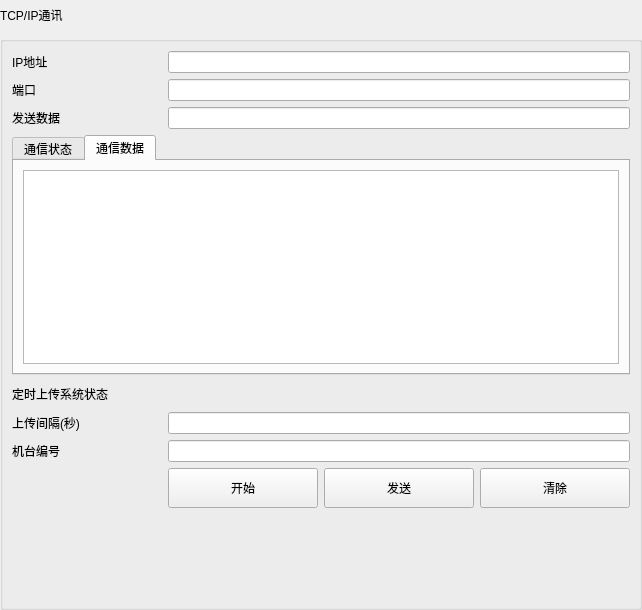
        <widget class="QWidget" name="page_TCP">
         <layout class="QVBoxLayout" name="verticalLayout_13">
          <property name="leftMargin">
           <number>0</number>
          </property>
          <property name="topMargin">
           <number>0</number>
          </property>
          <property name="rightMargin">
           <number>0</number>
          </property>
          <property name="bottomMargin">
           <number>0</number>
          </property>
          <item>
           <layout class="QHBoxLayout" name="horizontalLayout_20">
            <item>
             <widget class="QLabel" name="label_467">
              <property name="minimumSize">
               <size>
                <width>0</width>
                <height>30</height>
               </size>
              </property>
              <property name="maximumSize">
               <size>
                <width>16777215</width>
                <height>30</height>
               </size>
              </property>
              <property name="text">
               <string>TCP/IP通讯</string>
              </property>
             </widget>
            </item>
            <item>
             <spacer name="horizontalSpacer_22">
              <property name="orientation">
               <enum>Qt::Horizontal</enum>
              </property>
              <property name="sizeHint" stdset="0">
               <size>
                <width>40</width>
                <height>20</height>
               </size>
              </property>
             </spacer>
            </item>
           </layout>
          </item>
          <item>
           <widget class="QGroupBox" name="groupBox_TCP">
            <property name="title">
             <string/>
            </property>
            <layout class="QGridLayout" name="gridLayout_59">
             <item row="4" column="1">
              <widget class="CSwitchWidget" name="widget_TCP_TCPFlag" native="true">
               <property name="minimumSize">
                <size>
                 <width>100</width>
                 <height>25</height>
                </size>
               </property>
               <property name="maximumSize">
                <size>
                 <width>100</width>
                 <height>25</height>
                </size>
               </property>
              </widget>
             </item>
             <item row="2" column="1" colspan="3">
              <widget class="QLineEdit" name="lineEdit_TCP_Command"/>
             </item>
             <item row="3" column="0" colspan="4">
              <widget class="QTabWidget" name="tabWidget_TCP_Communication">
               <property name="currentIndex">
                <number>1</number>
               </property>
               <widget class="QWidget" name="tab_10">
                <attribute name="title">
                 <string>通信状态</string>
                </attribute>
                <layout class="QVBoxLayout" name="verticalLayout_14">
                 <item>
                  <widget class="QListWidget" name="listWidget_TCP_CommunicationState"/>
                 </item>
                </layout>
               </widget>
               <widget class="QWidget" name="tab_11">
                <attribute name="title">
                 <string>通信数据</string>
                </attribute>
                <layout class="QVBoxLayout" name="verticalLayout_15">
                 <item>
                  <widget class="QListWidget" name="listWidget_TCP_CommunicationData"/>
                 </item>
                </layout>
               </widget>
              </widget>
             </item>
             <item row="1" column="0">
              <widget class="QLabel" name="label_469">
               <property name="text">
                <string>端口</string>
               </property>
              </widget>
             </item>
             <item row="1" column="1" colspan="3">
              <widget class="QLineEdit" name="lineEdit_TCP_Port"/>
             </item>
             <item row="2" column="0">
              <widget class="QLabel" name="label_470">
               <property name="text">
                <string>发送数据</string>
               </property>
              </widget>
             </item>
             <item row="6" column="0">
              <widget class="QLabel" name="label_476">
               <property name="text">
                <string>机台编号</string>
               </property>
              </widget>
             </item>
             <item row="0" column="1" colspan="3">
              <widget class="QLineEdit" name="lineEdit_TCP_IP"/>
             </item>
             <item row="0" column="0">
              <widget class="QLabel" name="label_468">
               <property name="minimumSize">
                <size>
                 <width>150</width>
                 <height>0</height>
                </size>
               </property>
               <property name="maximumSize">
                <size>
                 <width>150</width>
                 <height>16777215</height>
                </size>
               </property>
               <property name="text">
                <string>IP地址</string>
               </property>
              </widget>
             </item>
             <item row="5" column="0">
              <widget class="QLabel" name="label_475">
               <property name="text">
                <string>上传间隔(秒)</string>
               </property>
              </widget>
             </item>
             <item row="5" column="1" colspan="3">
              <widget class="QLineEdit" name="lineEdit_TCP_UploadInterval"/>
             </item>
             <item row="4" column="0">
              <widget class="QLabel" name="label_474">
               <property name="text">
                <string>定时上传系统状态</string>
               </property>
              </widget>
             </item>
             <item row="6" column="1" colspan="3">
              <widget class="QLineEdit" name="lineEdit_TCP_MachineName"/>
             </item>
             <item row="11" column="1">
              <spacer name="verticalSpacer_13">
               <property name="orientation">
                <enum>Qt::Vertical</enum>
               </property>
               <property name="sizeHint" stdset="0">
                <size>
                 <width>147</width>
                 <height>90</height>
                </size>
               </property>
              </spacer>
             </item>
             <item row="7" column="3">
              <widget class="QPushButton" name="pushButton_TCP_Clear">
               <property name="minimumSize">
                <size>
                 <width>150</width>
                 <height>40</height>
                </size>
               </property>
               <property name="focusPolicy">
                <enum>Qt::NoFocus</enum>
               </property>
               <property name="text">
                <string>清除</string>
               </property>
              </widget>
             </item>
             <item row="7" column="2">
              <widget class="QPushButton" name="pushButton_TCP_Send">
               <property name="sizePolicy">
                <sizepolicy hsizetype="Preferred" vsizetype="Fixed">
                 <horstretch>0</horstretch>
                 <verstretch>0</verstretch>
                </sizepolicy>
               </property>
               <property name="minimumSize">
                <size>
                 <width>150</width>
                 <height>40</height>
                </size>
               </property>
               <property name="focusPolicy">
                <enum>Qt::NoFocus</enum>
               </property>
               <property name="text">
                <string>发送</string>
               </property>
              </widget>
             </item>
             <item row="7" column="1">
              <widget class="QPushButton" name="pushButton_TCP_Start">
               <property name="sizePolicy">
                <sizepolicy hsizetype="Preferred" vsizetype="Fixed">
                 <horstretch>0</horstretch>
                 <verstretch>0</verstretch>
                </sizepolicy>
               </property>
               <property name="minimumSize">
                <size>
                 <width>150</width>
                 <height>40</height>
                </size>
               </property>
               <property name="focusPolicy">
                <enum>Qt::NoFocus</enum>
               </property>
               <property name="text">
                <string>开始</string>
               </property>
              </widget>
             </item>
            </layout>
           </widget>
          </item>
         </layout>
        </widget>
